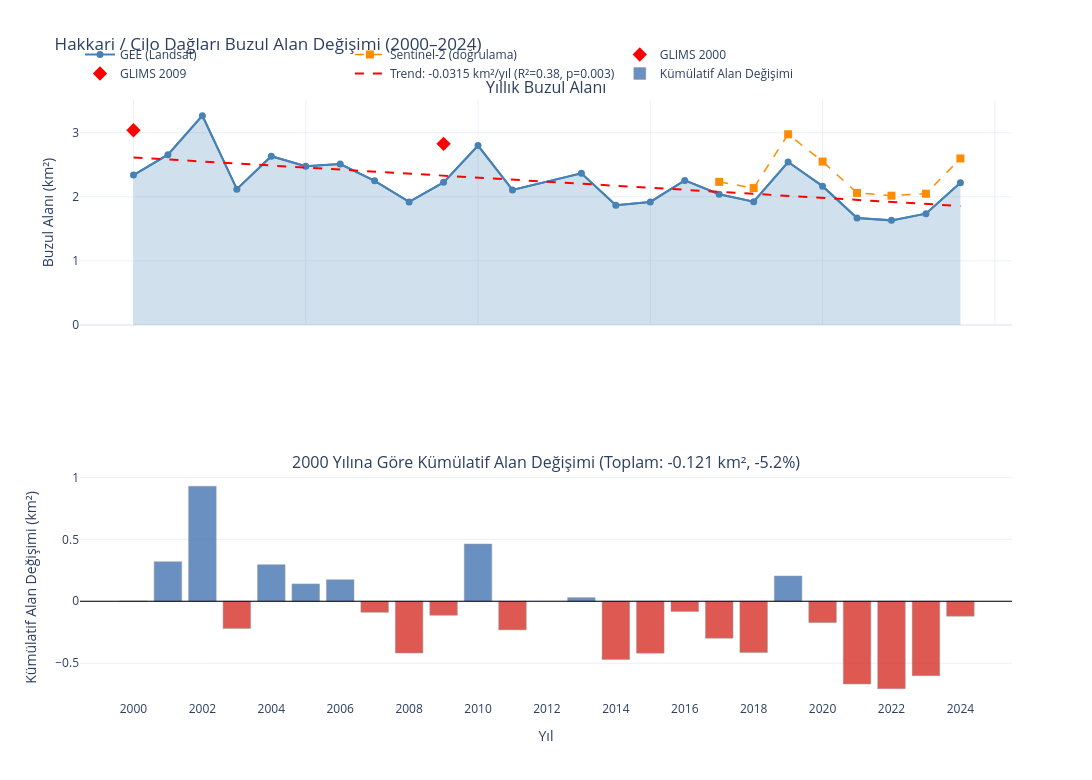

Notebook source saved alongside this figure:
### Markdown cell above
## ADIM 8: Zaman Serisi Analizi ve Görselleştirme

### Code cell
# =============================================================================
# Trend analizi ve görselleştirme
# =============================================================================

from scipy import stats

years_arr = df_glacier['year'].values
areas_arr = df_glacier['area_km2'].values

# Mann-Kendall trend testi
def mannkendall(x):
    n = len(x)
    s = sum(np.sign(x[j] - x[i]) for i in range(n-1) for j in range(i+1, n))
    var_s = n * (n-1) * (2*n+5) / 18
    z = (s - np.sign(s)) / np.sqrt(var_s)
    p = 2 * (1 - stats.norm.cdf(abs(z)))
    return s, z, p

slope, intercept, r, p_lr, se = stats.linregress(years_arr, areas_arr)
mk_s, mk_z, mk_p = mannkendall(areas_arr)
trend_line = slope * years_arr + intercept

total_loss = areas_arr[-1] - areas_arr[0]
pct_loss   = total_loss / areas_arr[0] * 100
ann_loss   = slope  # km²/yıl

print('TREND ANALİZİ')
print('='*50)
print(f'Dönem: {years_arr[0]}–{years_arr[-1]}')
print(f'Başlangıç alanı : {areas_arr[0]:.3f} km²')
print(f'Bitiş alanı     : {areas_arr[-1]:.3f} km²')
print(f'Toplam değişim  : {total_loss:+.3f} km² ({pct_loss:+.1f}%)')
print(f'Yıllık değişim  : {ann_loss:+.4f} km²/yıl')
print(f'R²              : {r**2:.3f}')
print(f'Mann-Kendall p  : {mk_p:.4f} ({"anlamlı" if mk_p < 0.05 else "anlamsız"}, α=0.05)')

# =============================================================================
# Grafik
# =============================================================================

fig, axes = plt.subplots(2, 1, figsize=(14, 10))
fig.suptitle('Hakkari / Cilo Dağları Buzul Alan Değişimi (2000–2024)',
             fontsize=14, fontweight='bold')

# --- Panel 1: Alan zaman serisi ---
ax1 = axes[0]
ax1.fill_between(years_arr, areas_arr, alpha=0.25, color='steelblue')
ax1.plot(years_arr, areas_arr, 'o-', color='steelblue', lw=2, ms=6, label='GEE (Landsat)')

if len(df_s2) > 0:
    ax1.plot(df_s2['year'], df_s2['s2_area'], 's--', color='darkorange',
             lw=1.5, ms=6, alpha=0.8, label='Sentinel-2 (doğrulama)')

# GLIMS referans noktaları
for yr, val in GLIMS_REF.items():
    ax1.scatter(yr, val, s=120, zorder=5, color='red',
                marker='D', label=f'GLIMS {yr}' if yr == list(GLIMS_REF.keys())[0] else f'GLIMS {yr}')

ax1.plot(years_arr, trend_line, 'r--', lw=2, alpha=0.7,
         label=f'Trend: {slope:+.4f} km²/yıl (R²={r**2:.2f}, p={mk_p:.3f})')

ax1.set_ylabel('Buzul Alanı (km²)', fontsize=12)
ax1.set_title('Yıllık Buzul Alanı')
ax1.legend(fontsize=9)
ax1.grid(True, alpha=0.3)
ax1.xaxis.set_major_locator(mticker.MultipleLocator(2))

# --- Panel 2: Kümülatif alan kaybı ---
ax2 = axes[1]
cum_loss = (areas_arr - areas_arr[0])
ax2.bar(years_arr, cum_loss,
        color=['#d73027' if v < 0 else '#4575b4' for v in cum_loss],
        alpha=0.8, edgecolor='gray', linewidth=0.5)
ax2.axhline(0, color='black', lw=1)
ax2.set_xlabel('Yıl', fontsize=12)
ax2.set_ylabel('Kümülatif Alan Değişimi (km²)', fontsize=12)
ax2.set_title(f'2000 Yılına Göre Kümülatif Alan Değişimi (Toplam: {total_loss:+.3f} km², {pct_loss:+.1f}%)')
ax2.grid(True, alpha=0.3, axis='y')
ax2.xaxis.set_major_locator(mticker.MultipleLocator(2))

plt.tight_layout()

# Kaydet
out_dir = Path('graphics')
out_dir.mkdir(exist_ok=True)
plt.savefig(out_dir / 'glacier_area_timeseries.png', dpi=300, bbox_inches='tight')
print('\nGrafik kaydedildi: graphics/glacier_area_timeseries.png')
plt.show()

# --- İnteraktif Plotly sürümü (legend / başlık / annotation taşınabilir) ---
fig_int = make_subplots(rows=2, cols=1, shared_xaxes=True,
                        subplot_titles=('Yıllık Buzul Alanı',
                                        f'2000 Yılına Göre Kümülatif Alan Değişimi (Toplam: {total_loss:+.3f} km², {pct_loss:+.1f}%)'))
fig_int.add_trace(
    go.Scatter(x=years_arr, y=areas_arr, mode='lines', line=dict(color='steelblue', width=2),
               name='Alan (dolgu için alt çizgi)', showlegend=False, hovertemplate='Yıl=%{x}<br>Alan=%{y:.3f} km²<extra></extra>',
               fill='tozeroy', fillcolor='rgba(70,130,180,0.25)'),
    row=1, col=1
)
fig_int.add_trace(
    go.Scatter(x=years_arr, y=areas_arr, mode='lines+markers',
               line=dict(color='steelblue', width=2), marker=dict(size=7),
               name='GEE (Landsat)', hovertemplate='Yıl=%{x}<br>Alan=%{y:.3f} km²<extra></extra>'),
    row=1, col=1
)
if len(df_s2) > 0:
    fig_int.add_trace(
        go.Scatter(x=df_s2['year'], y=df_s2['s2_area'], mode='lines+markers',
                   line=dict(color='darkorange', width=1.5, dash='dash'), marker=dict(symbol='square', size=8),
                   name='Sentinel-2 (doğrulama)', hovertemplate='Yıl=%{x}<br>S2 alan=%{y:.3f} km²<extra></extra>'),
        row=1, col=1
    )
for yr, val in GLIMS_REF.items():
    fig_int.add_trace(
        go.Scatter(x=[yr], y=[val], mode='markers', marker=dict(color='red', size=11, symbol='diamond'),
                   name=f'GLIMS {yr}', hovertemplate='Yıl=%{x}<br>GLIMS=%{y:.3f} km²<extra></extra>'),
        row=1, col=1
    )
fig_int.add_trace(
    go.Scatter(x=years_arr, y=trend_line, mode='lines',
               line=dict(color='red', width=2, dash='dash'),
               name=f'Trend: {slope:+.4f} km²/yıl (R²={r**2:.2f}, p={mk_p:.3f})',
               hovertemplate='Yıl=%{x}<br>Trend=%{y:.3f} km²<extra></extra>'),
    row=1, col=1
)
fig_int.add_trace(
    go.Bar(x=years_arr, y=cum_loss,
           marker_color=['#d73027' if v < 0 else '#4575b4' for v in cum_loss],
           marker_line_color='gray', marker_line_width=0.5, opacity=0.8,
           name='Kümülatif Alan Değişimi', hovertemplate='Yıl=%{x}<br>Değişim=%{y:.3f} km²<extra></extra>'),
    row=2, col=1
)
fig_int.add_hline(y=0, line_width=1, line_color='black', row=2, col=1)
fig_int.update_xaxes(title_text='Yıl', dtick=2, row=2, col=1)
fig_int.update_yaxes(title_text='Buzul Alanı (km²)', row=1, col=1)
fig_int.update_yaxes(title_text='Kümülatif Alan Değişimi (km²)', row=2, col=1)
fig_int.update_layout(height=780, width=1200,
                      title='Hakkari / Cilo Dağları Buzul Alan Değişimi (2000–2024)',
                      legend=dict(orientation='h', yanchor='bottom', y=1.02, xanchor='left', x=0),
                      template='plotly_white')
html_dir_tr = out_dir / 'tr' / 'html'
html_dir_en = out_dir / 'eng' / 'html'
html_dir_tr.mkdir(parents=True, exist_ok=True)
html_dir_en.mkdir(parents=True, exist_ok=True)
html_path_tr = html_dir_tr / 'glacier_area_timeseries_interactive.html'
fig_int.write_html(html_path_tr, include_plotlyjs='cdn', config={'editable': True, 'scrollZoom': True, 'displaylogo': False})
print(f'İnteraktif grafik kaydedildi (TR): {html_path_tr}')
fig_int_en = go.Figure(fig_int)
fig_int_en.update_layout(title='Hakkari / Cilo Mountains Glacier Area Change (2000–2024)')
fig_int_en.update_yaxes(title_text='Glacier Area (km²)', row=1, col=1)
fig_int_en.update_yaxes(title_text='Cumulative Area Change (km²)', row=2, col=1)
fig_int_en.update_xaxes(title_text='Year', row=2, col=1)
fig_int_en.layout.annotations[0].update(text='Annual Glacier Area')
fig_int_en.layout.annotations[1].update(text=f'Cumulative Area Change Relative to 2000 (Total: {total_loss:+.3f} km², {pct_loss:+.1f}%)')
fig_int_en.data[1].name = 'GEE (Landsat)'
if len(df_s2) > 0:
    fig_int_en.data[2].name = 'Sentinel-2 (validation)'
trend_idx = 3 + (len(df_s2) > 0) + len(GLIMS_REF) - 1
fig_int_en.data[trend_idx].name = f'Trend: {slope:+.4f} km²/yr (R²={r**2:.2f}, p={mk_p:.3f})'
fig_int_en.data[-1].name = 'Cumulative Area Change'
html_path_en = html_dir_en / 'glacier_area_timeseries_interactive.html'
fig_int_en.write_html(html_path_en, include_plotlyjs='cdn', config={'editable': True, 'scrollZoom': True, 'displaylogo': False})
print(f'Interactive plot saved (EN): {html_path_en}')
fig_int.show(config={'editable': True, 'scrollZoom': True, 'displaylogo': False})

### Figure 1 — Plotly figure (JSON) as saved in the notebook; plotly's stock layout.template omitted (floating-point values rounded to 4 significant figures)
{"data": [{"fill": "tozeroy", "fillcolor": "rgba(70,130,180,0.25)", "hovertemplate": "Yıl=%{x}<br>Alan=%{y:.3f} km²<extra></extra>", "line": {"color": "steelblue", "width": 2}, "mode": "lines", "name": "Alan (dolgu için alt çizgi)", "showlegend": false, "type": "scatter", "x": [2000, 2001, 2002, 2003, 2004, 2005, 2006, 2007, 2008, 2009, 2010, 2011, 2013, 2014, 2015, 2016, 2017, 2018, 2019, 2020, 2021, 2022, 2023, 2024], "xaxis": "x", "y": [2.338, 2.658, 3.266, 2.119, 2.633, 2.478, 2.512, 2.249, 1.921, 2.225, 2.8, 2.107, 2.367, 1.869, 1.919, 2.256, 2.04, 1.924, 2.542, 2.166, 1.67, 1.632, 1.737, 2.217], "yaxis": "y"}, {"hovertemplate": "Yıl=%{x}<br>Alan=%{y:.3f} km²<extra></extra>", "line": {"color": "steelblue", "width": 2}, "marker": {"size": 7}, "mode": "lines+markers", "name": "GEE (Landsat)", "type": "scatter", "x": [2000, 2001, 2002, 2003, 2004, 2005, 2006, 2007, 2008, 2009, 2010, 2011, 2013, 2014, 2015, 2016, 2017, 2018, 2019, 2020, 2021, 2022, 2023, 2024], "xaxis": "x", "y": [2.338, 2.658, 3.266, 2.119, 2.633, 2.478, 2.512, 2.249, 1.921, 2.225, 2.8, 2.107, 2.367, 1.869, 1.919, 2.256, 2.04, 1.924, 2.542, 2.166, 1.67, 1.632, 1.737, 2.217], "yaxis": "y"}, {"hovertemplate": "Yıl=%{x}<br>S2 alan=%{y:.3f} km²<extra></extra>", "line": {"color": "darkorange", "dash": "dash", "width": 1.5}, "marker": {"size": 8, "symbol": "square"}, "mode": "lines+markers", "name": "Sentinel-2 (doğrulama)", "type": "scatter", "x": [2017, 2018, 2019, 2020, 2021, 2022, 2023, 2024], "xaxis": "x", "y": [2.233, 2.136, 2.975, 2.549, 2.061, 2.017, 2.048, 2.598], "yaxis": "y"}, {"hovertemplate": "Yıl=%{x}<br>GLIMS=%{y:.3f} km²<extra></extra>", "marker": {"color": "red", "size": 11, "symbol": "diamond"}, "mode": "markers", "name": "GLIMS 2000", "type": "scatter", "x": [2000], "xaxis": "x", "y": [3.038], "yaxis": "y"}, {"hovertemplate": "Yıl=%{x}<br>GLIMS=%{y:.3f} km²<extra></extra>", "marker": {"color": "red", "size": 11, "symbol": "diamond"}, "mode": "markers", "name": "GLIMS 2009", "type": "scatter", "x": [2009], "xaxis": "x", "y": [2.826], "yaxis": "y"}, {"hovertemplate": "Yıl=%{x}<br>Trend=%{y:.3f} km²<extra></extra>", "line": {"color": "red", "dash": "dash", "width": 2}, "mode": "lines", "name": "Trend: -0.0315 km²/yıl (R²=0.38, p=0.003)", "type": "scatter", "x": [2000, 2001, 2002, 2003, 2004, 2005, 2006, 2007, 2008, 2009, 2010, 2011, 2013, 2014, 2015, 2016, 2017, 2018, 2019, 2020, 2021, 2022, 2023, 2024], "xaxis": "x", "y": [2.613, 2.582, 2.55, 2.519, 2.487, 2.456, 2.424, 2.393, 2.361, 2.33, 2.298, 2.267, 2.204, 2.172, 2.141, 2.109, 2.078, 2.046, 2.014, 1.983, 1.951, 1.92, 1.888, 1.857], "yaxis": "y"}, {"hovertemplate": "Yıl=%{x}<br>Değişim=%{y:.3f} km²<extra></extra>", "marker": {"color": ["#4575b4", "#4575b4", "#4575b4", "#d73027", "#4575b4", "#4575b4", "#4575b4", "#d73027", "#d73027", "#d73027", "#4575b4", "#d73027", "#4575b4", "#d73027", "#d73027", "#d73027", "#d73027", "#d73027", "#4575b4", "#d73027", "#d73027", "#d73027", "#d73027", "#d73027"], "line": {"color": "gray", "width": 0.5}}, "name": "Kümülatif Alan Değişimi", "opacity": 0.8, "type": "bar", "x": [2000, 2001, 2002, 2003, 2004, 2005, 2006, 2007, 2008, 2009, 2010, 2011, 2013, 2014, 2015, 2016, 2017, 2018, 2019, 2020, 2021, 2022, 2023, 2024], "xaxis": "x2", "y": [0.0, 0.3196, 0.9281, -0.2192, 0.2952, 0.1398, 0.1738, -0.08912, -0.4173, -0.113, 0.4617, -0.2306, 0.02945, -0.4693, -0.4186, -0.08243, -0.2979, -0.4143, 0.204, -0.172, -0.6675, -0.7058, -0.6007, -0.1206], "yaxis": "y2"}], "layout": {"annotations": [{"font": {"size": 16}, "showarrow": false, "text": "Yıllık Buzul Alanı", "x": 0.5, "xanchor": "center", "xref": "paper", "y": 1, "yanchor": "bottom", "yref": "paper"}, {"font": {"size": 16}, "showarrow": false, "text": "2000 Yılına Göre Kümülatif Alan Değişimi (Toplam: -0.121 km², -5.2%)", "x": 0.5, "xanchor": "center", "xref": "paper", "y": 0.375, "yanchor": "bottom", "yref": "paper"}], "height": 780, "legend": {"orientation": "h", "x": 0, "xanchor": "left", "y": 1.02, "yanchor": "bottom"}, "shapes": [{"line": {"color": "black", "width": 1}, "type": "line", "x0": 0, "x1": 1, "xref": "x2 domain", "y0": 0, "y1": 0, "yref": "y2"}], "title": {"text": "Hakkari / Cilo Dağları Buzul Alan Değişimi (2000–2024)"}, "width": 1200, "xaxis": {"anchor": "y", "domain": [0, 1], "matches": "x2", "showticklabels": false}, "xaxis2": {"anchor": "y2", "domain": [0, 1], "dtick": 2, "title": {"text": "Yıl"}}, "yaxis": {"anchor": "x", "domain": [0.625, 1], "title": {"text": "Buzul Alanı (km²)"}}, "yaxis2": {"anchor": "x2", "domain": [0, 0.375], "title": {"text": "Kümülatif Alan Değişimi (km²)"}}}}
